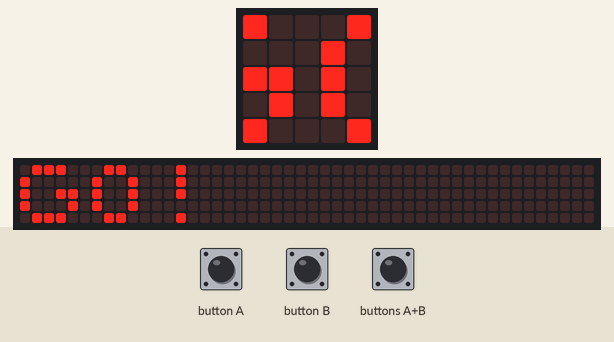
This program was run on a simulated BBC micro:bit (MakeCode). On the bench: the board's 5×5 LED display, a strip that is not on the board, showing the scrolling text unrolled. The test bench sets the inputs (shaded band). Random numbers come from a fixed seed; the 48×5 strip is a reading aid, not a part: it shows the text the display is scrolling, unrolled, one strip-width of it at a time.

Above: at 1.27 s.
1.3 s: button A pressed for 0.15 s
At 1.57 s:
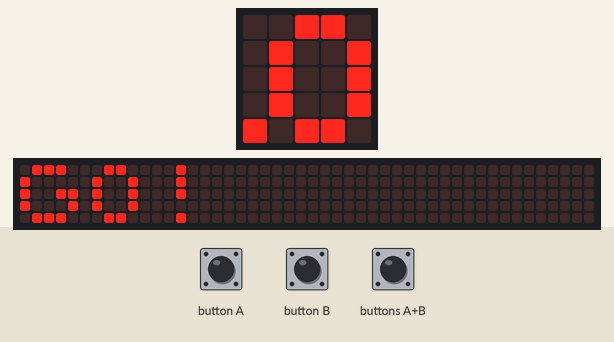
2.0 s: button B pressed for 0.15 s
At 2.32 s:
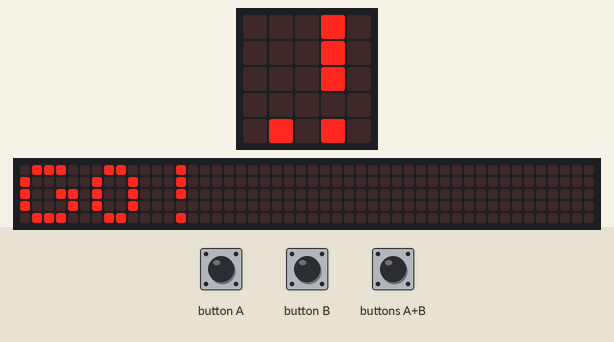
2.7 s: buttons A+B pressed for 0.15 s
3.4 s: button A pressed for 0.15 s
At 4.0 s:
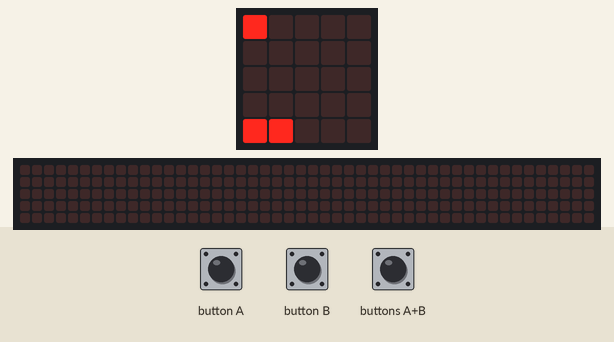
4.1 s: button B pressed for 0.15 s
At 4.42 s:
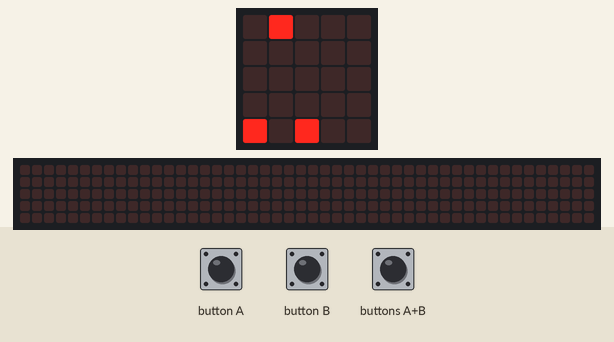
4.8 s: button A pressed for 0.15 s
At 5.5 s:
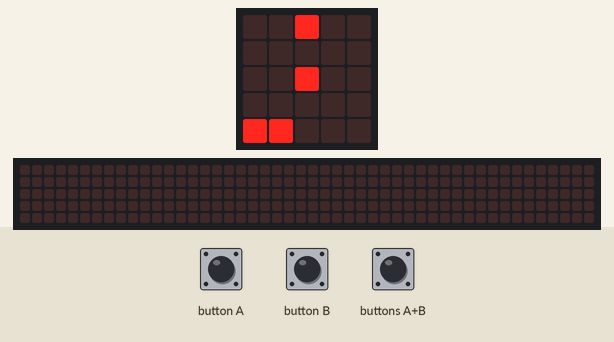
Timing chart, 0 to 7.8 s (numbered marks = the images above; inputs shaded):
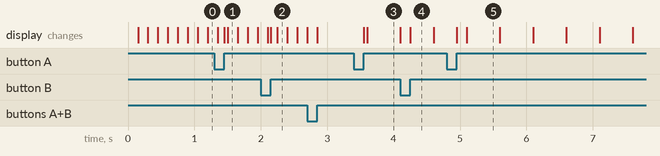

The program:

main.ts
```typescript
let in_game = false
let ufo_dy = 0
let ufo_dx = 0
let ufo_y = 0
let ufo_x = 0
let missile_y = 0
let interval_step = 0
let missile_x = 0
let bar_x = 0
let interval = 0
let in_missile = false
let point = 0
input.onButtonPressed(Button.A, function () {
    if (bar_x > 0) {
        led.unplot(bar_x, 4)
        bar_x = bar_x - 1
        led.plot(bar_x, 4)
    }
})
input.onButtonPressed(Button.B, function () {
    if (bar_x < 4) {
        led.unplot(bar_x, 4)
        bar_x = bar_x + 1
        led.plot(bar_x, 4)
    }
})
input.onButtonPressed(Button.AB, function () {
    if (!(in_missile)) {
        in_missile = true
        missile_x = bar_x
        missile_y = 3
    }
})
basic.forever(function () {
    point = 0
    interval = 500
    interval_step = 10
    ufo_x = 0
    ufo_y = 0
    ufo_dx = 1
    ufo_dy = 0
    bar_x = 2
    basic.showString("GO!")
    led.plot(0, 0)
    led.plot(bar_x, 4)
    basic.pause(interval)
    in_game = true
    while (in_game) {
        if (ufo_y == 0 && ufo_x == 4) {
            ufo_dx = 0
            ufo_dy = 1
        } else if (ufo_y == 1 && ufo_x == 4) {
            ufo_dx = -1
            ufo_dy = 0
        } else if (ufo_y == 1 && ufo_x == 0) {
            ufo_dx = 0
            ufo_dy = 1
        } else if (ufo_y == 2 && ufo_x == 0) {
            ufo_dx = 1
            ufo_dy = 0
        } else if (ufo_y == 2 && ufo_x == 4) {
            ufo_dx = 0
            ufo_dy = 1
        } else if (ufo_y == 3 && ufo_x == 4) {
            ufo_dx = -1
            ufo_dy = 0
        } else if (ufo_y == 3 && ufo_x == 0) {
            in_game = false
        }
        if (in_game) {
            if (Math.randomRange(0, 9) < 8) {
                led.plot(ufo_x + ufo_dx, ufo_y + ufo_dy)
                led.unplot(ufo_x, ufo_y)
                ufo_x = ufo_x + ufo_dx
                ufo_y = ufo_y + ufo_dy
            }
        } else {
            game.setScore(point)
            game.gameOver()
        }
        basic.pause(interval)
        if (in_game && in_missile) {
            if (missile_y < 0) {
                led.unplot(missile_x, missile_y + 1)
                in_missile = false
            } else {
                led.plot(missile_x, missile_y)
                led.unplot(missile_x, missile_y + 1)
                led.plot(ufo_x, ufo_y)
                if (missile_x == ufo_x && missile_y == ufo_y) {
                    point = point + 1
                    in_missile = false
                    ufo_x = 0
                    ufo_y = 0
                    ufo_dx = 1
                    ufo_dy = 0
                    if (interval - interval_step >= 0) {
                        interval = interval - interval_step
                    }
                    led.plot(ufo_x, ufo_y)
                    for (let i = 0; i < 30; i++) {
                        basic.pause(10)
                        led.toggle(missile_x, missile_y)
                    }
                    led.unplot(missile_x, missile_y)
                } else {
                    missile_y = missile_y - 1
                }
            }
        }
        led.plot(bar_x, 4)
    }
})
```

test.ts
```typescript
// テストはここに来ます。このパッケージが拡張機能として使用されるときにはコンパイルされません。
```

Measured:
- what the display in image 5 shows lasts 0.5 s, from 5.1 s to 5.6 s
